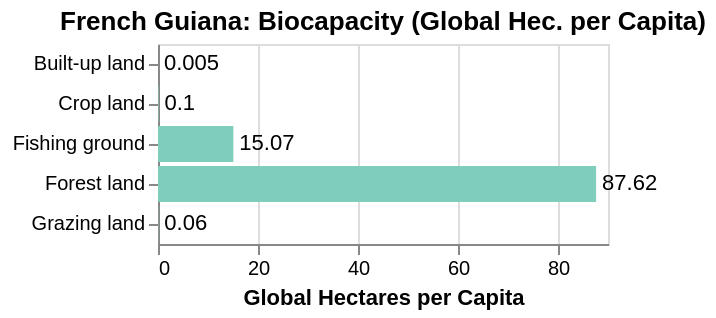

Express this chart as Vega-Lite.
### Vega specification from a JSON file in a GitHub repository (floating-point values rounded to 4 significant figures)
{"$schema": "https://vega.github.io/schema/vega/v5.json", "description": "Bar chart with text labels. Apply scale padding to make the frame cover the labels.", "background": "white", "padding": 5, "width": 225, "title": {"text": "French Guiana: Biocapacity (Global Hec. per Capita)", "frame": "group"}, "style": "cell", "data": [{"name": "source_0", "values": [{"Area Type": "Built-up land", "Global Hectares per Capita": 0.005}, {"Area Type": "Crop land", "Global Hectares per Capita": 0.1}, {"Area Type": "Grazing land", "Global Hectares per Capita": 0.06}, {"Area Type": "Fishing ground", "Global Hectares per Capita": 15.07}, {"Area Type": "Forest land", "Global Hectares per Capita": 87.62}]}, {"name": "data_0", "source": "source_0", "transform": [{"type": "filter", "expr": "isValid(datum[\"Global Hectares per Capita\"]) && isFinite(+datum[\"Global Hectares per Capita\"])"}]}], "signals": [{"name": "y_step", "value": 20}, {"name": "height", "update": "bandspace(domain('y').length, 0.1, 0.05) * y_step"}], "marks": [{"name": "layer_0_marks", "type": "rect", "style": ["bar"], "from": {"data": "data_0"}, "encode": {"update": {"fill": {"value": "#7fcdbb"}, "ariaRoleDescription": {"value": "bar"}, "description": {"signal": "\"Area Type: \" + (isValid(datum[\"Area Type\"]) ? datum[\"Area Type\"] : \"\"+datum[\"Area Type\"]) + \"; Global Hectares per Capita: \" + (format(datum[\"Global Hectares per Capita\"], \"\"))"}, "x": {"scale": "x", "field": "Global Hectares per Capita"}, "x2": {"scale": "x", "value": 0}, "y": {"scale": "y", "field": "Area Type"}, "height": {"scale": "y", "band": 1}}}}, {"name": "layer_1_marks", "type": "text", "style": ["text"], "from": {"data": "data_0"}, "encode": {"update": {"align": {"value": "left"}, "baseline": {"value": "middle"}, "dx": {"value": 3}, "fill": {"value": "black"}, "description": {"signal": "\"Area Type: \" + (isValid(datum[\"Area Type\"]) ? datum[\"Area Type\"] : \"\"+datum[\"Area Type\"]) + \"; Global Hectares per Capita: \" + (format(datum[\"Global Hectares per Capita\"], \"\"))"}, "x": {"scale": "x", "field": "Global Hectares per Capita"}, "y": {"scale": "y", "field": "Area Type", "band": 0.5}, "text": {"signal": "format(datum[\"Global Hectares per Capita\"], \"\")"}}}}], "scales": [{"name": "x", "type": "linear", "domain": {"data": "data_0", "field": "Global Hectares per Capita"}, "range": [0, {"signal": "width"}], "nice": true, "zero": true}, {"name": "y", "type": "band", "domain": {"data": "data_0", "field": "Area Type", "sort": true}, "range": {"step": {"signal": "y_step"}}, "paddingInner": 0.1, "paddingOuter": 0.05}], "axes": [{"scale": "x", "orient": "bottom", "gridScale": "y", "grid": true, "tickCount": {"signal": "ceil(width/40)"}, "domain": false, "labels": false, "aria": false, "maxExtent": 0, "minExtent": 0, "ticks": false, "zindex": 0}, {"scale": "x", "orient": "bottom", "grid": false, "title": "Global Hectares per Capita", "labelFlush": true, "labelOverlap": true, "tickCount": {"signal": "ceil(width/40)"}, "zindex": 0}, {"scale": "y", "orient": "left", "grid": false, "zindex": 0}], "config": {}}
